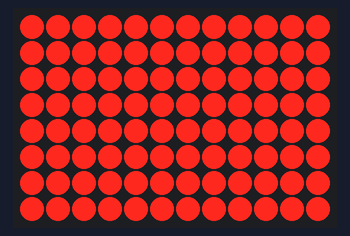
This sketch was run on a simulated Arduino Uno R4 WiFi. Shown: 12×8 LED matrix. What the sketch prints to the serial monitor is not drawn.

Above: at 0.1 s.

The sketch:

Chapter_2_Flashing_LED_Matrix.ino
```cpp
#include "Arduino_LED_Matrix.h"   // Include the LED_Matrix library
#include "frames.h"               // Include a header file containing frame data

ArduinoLEDMatrix matrix;          // Create an instance of the ArduinoLEDMatrix class

void setup() {
  Serial.begin(115200);           // Initialize serial communication at a baud rate of 115200
  matrix.begin();                 // Initialize the LED matrix
}

void loop() {
  // Load and display the "fullOn" frame on the LED matrix
  matrix.loadFrame(fullOn);
  delay(500);

  // Load and display the "fulloff" frame on the LED matrix
  matrix.loadFrame(fulloff);
  delay(500);

  // Print the current value of millis() to the serial monitor
  Serial.println(millis());
}
```

frames.h
```cpp
const uint32_t fullOn[] = {
	0xffffffff,
	0xffffffff,
	0xffffffff
};

const uint32_t fulloff[] = {
  0x00000000,
  0x00000000,
  0x00000000
};
```
